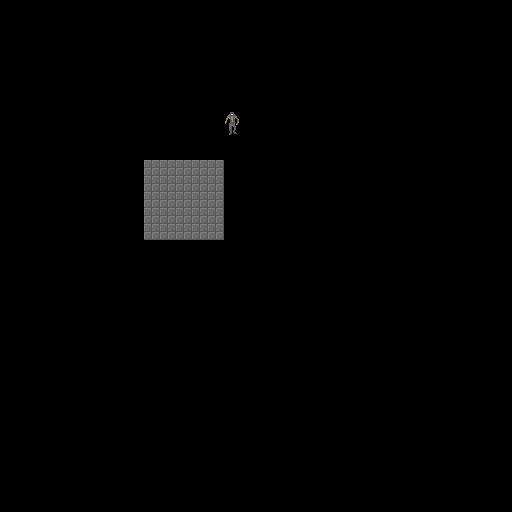

A 2D game scene composited from a Tiled map and its tileset images. What follows is a short description and the map's XML, with every tile layer's data as written:
An orthogonal 32x32 tile map with 16x16 px tiles, 2 tile layers (Background, Objects).

<map version="1.0" orientation="orthogonal" renderorder="right-down" width="32" height="32" tilewidth="16" tileheight="16" nextobjectid="1">
 <tileset firstgid="1" name="TestLevel" tilewidth="16" tileheight="16" tilecount="1024" columns="32">
  <image source="../../SrcArt/Sprites/LevelSpriteSheet.png" width="512" height="512" />
 </tileset>
 <layer name="Background" width="32" height="32">
  <data encoding="csv">
0,0,0,0,0,0,0,0,0,0,0,0,0,0,0,0,0,0,0,0,0,0,0,0,0,0,0,0,0,0,0,0,
0,0,0,0,0,0,0,0,0,0,0,0,0,0,0,0,0,0,0,0,0,0,0,0,0,0,0,0,0,0,0,0,
0,0,0,0,0,0,0,0,0,0,0,0,0,0,0,0,0,0,0,0,0,0,0,0,0,0,0,0,0,0,0,0,
0,0,0,0,0,0,0,0,0,0,0,0,0,0,0,0,0,0,0,0,0,0,0,0,0,0,0,0,0,0,0,0,
0,0,0,0,0,0,0,0,0,0,0,0,0,0,0,0,0,0,0,0,0,0,0,0,0,0,0,0,0,0,0,0,
0,0,0,0,0,0,0,0,0,0,0,0,0,0,0,0,0,0,0,0,0,0,0,0,0,0,0,0,0,0,0,0,
0,0,0,0,0,0,0,0,0,0,0,0,0,0,0,0,0,0,0,0,0,0,0,0,0,0,0,0,0,0,0,0,
0,0,0,0,0,0,0,0,0,0,0,0,0,0,0,0,0,0,0,0,0,0,0,0,0,0,0,0,0,0,0,0,
0,0,0,0,0,0,0,0,0,0,0,0,0,0,0,0,0,0,0,0,0,0,0,0,0,0,0,0,0,0,0,0,
0,0,0,0,0,0,0,0,0,0,0,0,0,0,0,0,0,0,0,0,0,0,0,0,0,0,0,0,0,0,0,0,
0,0,0,0,0,0,0,0,0,2,2,2,2,2,0,0,0,0,0,0,0,0,0,0,0,0,0,0,0,0,0,0,
0,0,0,0,0,0,0,0,0,2,2,2,2,2,0,0,0,0,0,0,0,0,0,0,0,0,0,0,0,0,0,0,
0,0,0,0,0,0,0,0,0,2,2,2,2,2,0,0,0,0,0,0,0,0,0,0,0,0,0,0,0,0,0,0,
0,0,0,0,0,0,0,0,0,2,2,2,2,2,0,0,0,0,0,0,0,0,0,0,0,0,0,0,0,0,0,0,
0,0,0,0,0,0,0,0,0,2,2,2,2,2,0,0,0,0,0,0,0,0,0,0,0,0,0,0,0,0,0,0,
0,0,0,0,0,0,0,0,0,0,0,0,0,0,0,0,0,0,0,0,0,0,0,0,0,0,0,0,0,0,0,0,
0,0,0,0,0,0,0,0,0,0,0,0,0,0,0,0,0,0,0,0,0,0,0,0,0,0,0,0,0,0,0,0,
0,0,0,0,0,0,0,0,0,0,0,0,0,0,0,0,0,0,0,0,0,0,0,0,0,0,0,0,0,0,0,0,
0,0,0,0,0,0,0,0,0,0,0,0,0,0,0,0,0,0,0,0,0,0,0,0,0,0,0,0,0,0,0,0,
0,0,0,0,0,0,0,0,0,0,0,0,0,0,0,0,0,0,0,0,0,0,0,0,0,0,0,0,0,0,0,0,
0,0,0,0,0,0,0,0,0,0,0,0,0,0,0,0,0,0,0,0,0,0,0,0,0,0,0,0,0,0,0,0,
0,0,0,0,0,0,0,0,0,0,0,0,0,0,0,0,0,0,0,0,0,0,0,0,0,0,0,0,0,0,0,0,
0,0,0,0,0,0,0,0,0,0,0,0,0,0,0,0,0,0,0,0,0,0,0,0,0,0,0,0,0,0,0,0,
0,0,0,0,0,0,0,0,0,0,0,0,0,0,0,0,0,0,0,0,0,0,0,0,0,0,0,0,0,0,0,0,
0,0,0,0,0,0,0,0,0,0,0,0,0,0,0,0,0,0,0,0,0,0,0,0,0,0,0,0,0,0,0,0,
0,0,0,0,0,0,0,0,0,0,0,0,0,0,0,0,0,0,0,0,0,0,0,0,0,0,0,0,0,0,0,0,
0,0,0,0,0,0,0,0,0,0,0,0,0,0,0,0,0,0,0,0,0,0,0,0,0,0,0,0,0,0,0,0,
0,0,0,0,0,0,0,0,0,0,0,0,0,0,0,0,0,0,0,0,0,0,0,0,0,0,0,0,0,0,0,0,
0,0,0,0,0,0,0,0,0,0,0,0,0,0,0,0,0,0,0,0,0,0,0,0,0,0,0,0,0,0,0,0,
0,0,0,0,0,0,0,0,0,0,0,0,0,0,0,0,0,0,0,0,0,0,0,0,0,0,0,0,0,0,0,0,
0,0,0,0,0,0,0,0,0,0,0,0,0,0,0,0,0,0,0,0,0,0,0,0,0,0,0,0,0,0,0,0,
0,0,0,0,0,0,0,0,0,0,0,0,0,0,0,0,0,0,0,0,0,0,0,0,0,0,0,0,0,0,0,0
</data>
 </layer>
 <layer name="Objects" width="32" height="32">
  <data encoding="csv">
0,0,0,0,0,0,0,0,0,0,0,0,0,0,0,0,0,0,0,0,0,0,0,0,0,0,0,0,0,0,0,0,
0,0,0,0,0,0,0,0,0,0,0,0,0,0,0,0,0,0,0,0,0,0,0,0,0,0,0,0,0,0,0,0,
0,0,0,0,0,0,0,0,0,0,0,0,0,0,0,0,0,0,0,0,0,0,0,0,0,0,0,0,0,0,0,0,
0,0,0,0,0,0,0,0,0,0,0,0,0,0,0,0,0,0,0,0,0,0,0,0,0,0,0,0,0,0,0,0,
0,0,0,0,0,0,0,0,0,0,0,0,0,0,0,0,0,0,0,0,0,0,0,0,0,0,0,0,0,0,0,0,
0,0,0,0,0,0,0,0,0,0,0,0,0,0,0,0,0,0,0,0,0,0,0,0,0,0,0,0,0,0,0,0,
0,0,0,0,0,0,0,0,0,0,0,0,0,0,0,0,0,0,0,0,0,0,0,0,0,0,0,0,0,0,0,0,
0,0,0,0,0,0,0,0,0,0,0,0,0,0,33,0,0,0,0,0,0,0,0,0,0,0,0,0,0,0,0,0,
0,0,0,0,0,0,0,0,0,0,0,0,0,0,65,0,0,0,0,0,0,0,0,0,0,0,0,0,0,0,0,0,
0,0,0,0,0,0,0,0,0,0,0,0,0,0,0,0,0,0,0,0,0,0,0,0,0,0,0,0,0,0,0,0,
0,0,0,0,0,0,0,0,0,0,0,0,0,0,0,0,0,0,0,0,0,0,0,0,0,0,0,0,0,0,0,0,
0,0,0,0,0,0,0,0,0,0,0,0,0,0,0,0,0,0,0,0,0,0,0,0,0,0,0,0,0,0,0,0,
0,0,0,0,0,0,0,0,0,0,0,0,0,0,0,0,0,0,0,0,0,0,0,0,0,0,0,0,0,0,0,0,
0,0,0,0,0,0,0,0,0,0,0,0,0,0,0,0,0,0,0,0,0,0,0,0,0,0,0,0,0,0,0,0,
0,0,0,0,0,0,0,0,0,0,0,0,0,0,0,0,0,0,0,0,0,0,0,0,0,0,0,0,0,0,0,0,
0,0,0,0,0,0,0,0,0,0,0,0,0,0,0,0,0,0,0,0,0,0,0,0,0,0,0,0,0,0,0,0,
0,0,0,0,0,0,0,0,0,0,0,0,0,0,0,0,0,0,0,0,0,0,0,0,0,0,0,0,0,0,0,0,
0,0,0,0,0,0,0,0,0,0,0,0,0,0,0,0,0,0,0,0,0,0,0,0,0,0,0,0,0,0,0,0,
0,0,0,0,0,0,0,0,0,0,0,0,0,0,0,0,0,0,0,0,0,0,0,0,0,0,0,0,0,0,0,0,
0,0,0,0,0,0,0,0,0,0,0,0,0,0,0,0,0,0,0,0,0,0,0,0,0,0,0,0,0,0,0,0,
0,0,0,0,0,0,0,0,0,0,0,0,0,0,0,0,0,0,0,0,0,0,0,0,0,0,0,0,0,0,0,0,
0,0,0,0,0,0,0,0,0,0,0,0,0,0,0,0,0,0,0,0,0,0,0,0,0,0,0,0,0,0,0,0,
0,0,0,0,0,0,0,0,0,0,0,0,0,0,0,0,0,0,0,0,0,0,0,0,0,0,0,0,0,0,0,0,
0,0,0,0,0,0,0,0,0,0,0,0,0,0,0,0,0,0,0,0,0,0,0,0,0,0,0,0,0,0,0,0,
0,0,0,0,0,0,0,0,0,0,0,0,0,0,0,0,0,0,0,0,0,0,0,0,0,0,0,0,0,0,0,0,
0,0,0,0,0,0,0,0,0,0,0,0,0,0,0,0,0,0,0,0,0,0,0,0,0,0,0,0,0,0,0,0,
0,0,0,0,0,0,0,0,0,0,0,0,0,0,0,0,0,0,0,0,0,0,0,0,0,0,0,0,0,0,0,0,
0,0,0,0,0,0,0,0,0,0,0,0,0,0,0,0,0,0,0,0,0,0,0,0,0,0,0,0,0,0,0,0,
0,0,0,0,0,0,0,0,0,0,0,0,0,0,0,0,0,0,0,0,0,0,0,0,0,0,0,0,0,0,0,0,
0,0,0,0,0,0,0,0,0,0,0,0,0,0,0,0,0,0,0,0,0,0,0,0,0,0,0,0,0,0,0,0,
0,0,0,0,0,0,0,0,0,0,0,0,0,0,0,0,0,0,0,0,0,0,0,0,0,0,0,0,0,0,0,0,
0,0,0,0,0,0,0,0,0,0,0,0,0,0,0,0,0,0,0,0,0,0,0,0,0,0,0,0,0,0,0,0
</data>
 </layer>
</map>
